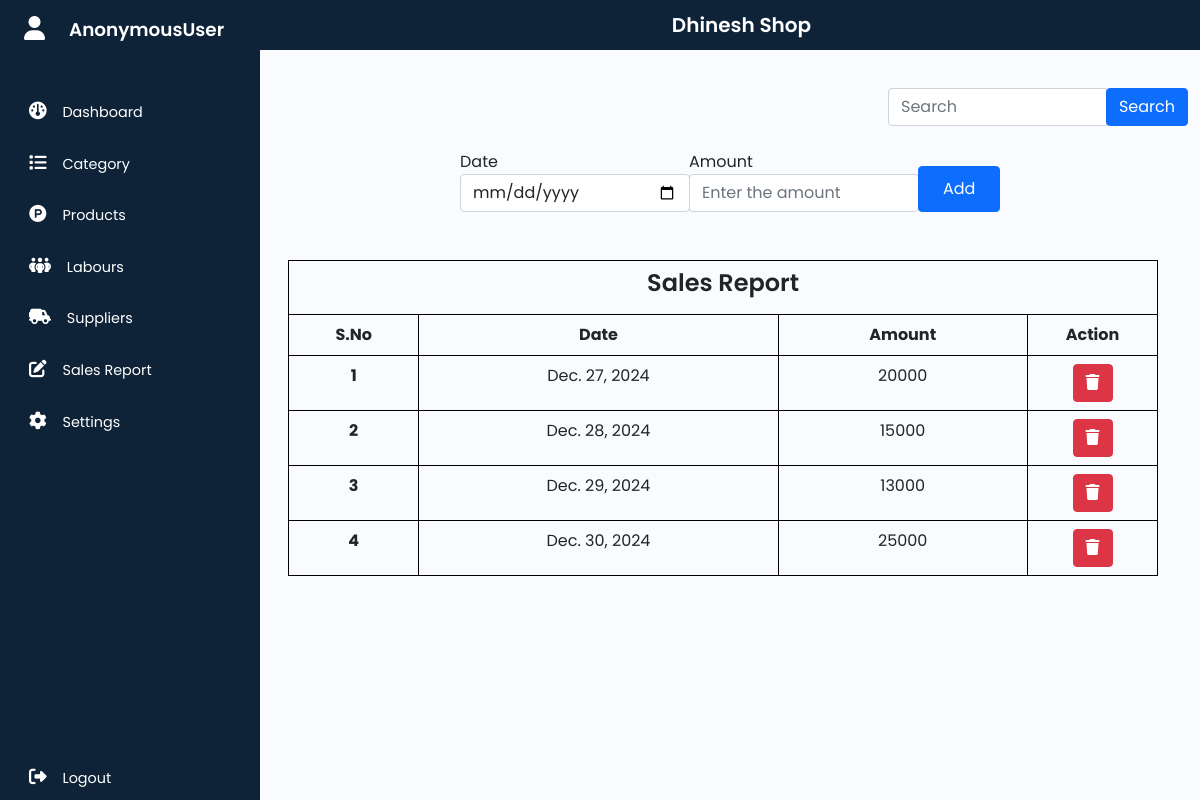
Page /salesreport/ on the committed database.
### Inventory_app/models.py (models this page shows)
class Settings(models.Model):
    store_name=models.CharField(max_length=100,null=False, blank=False)

class Salesreport(models.Model):
    date=models.DateField(null=False, blank=False)
    amount=models.IntegerField(null=True, blank=True)

### Inventory_app/views.py (the view)
# urls.py: path('salesreport/',views.SalesReport, name='salesreport'),
def SalesReport(request):
    sales_data=Salesreport.objects.all()
    if request.method == "POST":
        enter_date=request.POST['date']
        amount=request.POST['amount']
        a=Salesreport.objects.create(date=enter_date, amount=amount)
        a.save()
    return  render(request, "Sales_Report.html",{'data':sales_data})

### Inventory_app/context_processors.py (called while the page is built)
def my_model_data(request):
    data = Settings.objects.all()
    return {'my_model_data': data}

### templates/Sales_Report.html (shortened to what this page needs)
{% extends 'main.html' %}
{% load static %}
{% block content %}
            <section>
                <div class="container">
                    <div class="row">
                        <div class="col-lg-6 text-center">
                        </div>
                        <div class="col-lg-6">
                          <div class="input-group mb-2 mt-4 float-end" style="width: 300px;">
                              <input type="text" class="form-control w-4" placeholder="Search" id="searchInput">
                              <div class="input-group-append" >
                                <button class="btn btn-primary text-white " type="button" onclick="searchTable()">Search</button>
                              </div>
                          </div>
                      </div>
                    </div>
                    <div class="row mt-3 ">
                        <form method="post" class="salesreport ">
                            <div class="form d-flex" style="width: 50%; ">
                              <div class="form-group col-md-6">
                                <label for="date">Date</label>
                                <input type="date" class="form-control" id="date" placeholder="Select the date" name="date" style="width: 230px;">
                              </div>
                              <div class="form-group col-md-6">
                                <label for="Amount">Amount</label>
                                <input type="number" class="form-control" id="Amount" placeholder="Enter the amount" name="amount" style="width: 230px;">
                              </div>
                              <button type="submit" class="btn btn-primary mt-3 px-4 " >Add</button>
                            </div>
                        </form>
                    </div>
                    <div class="row">
                        <div class="col-lg-12">
                            <table class="table table-bordered table-responsive m-3 mt-5" style="width: 95%; border:1px solid black ;" id="dataTable">
                                <thead >
                                  <tr>
                                    <th colspan="6" class="text-center"><h1>Sales Report</h1></th>
                                  </tr>
                                  <tr class="text-center">
                                    <th scope="col" style="width: 15%;">S.No</th>
                                    <th scope="col" >Date</th>
                                    <th scope="col" >Amount</th>
                                    <th scope="col" style="width: 15%;">Action</th>
                                  </tr>
                                </thead>
                                <tbody>
                                  {% for datas in data %}
                                  <tr class="text-center">
                                    <th scope="row">{{forloop.counter}}</th>
                                    <td>{{datas.date}}</td>
                                    <td>{{datas.amount}}</td>
                                    <td><a href="/delete_sales_report/{{datas.id}}"><button type="button" class="btn btn-danger"><i class="fa-solid fa-trash"></i></button></a></td>
                                  </tr>
                                  {% endfor %}
                                </tbody>
                              </table>
                        </div>
                    </div>
                </div>
             </section>
{% endblock content %}

### templates/main.html (shortened to what this page needs)
{% load static %}
<!DOCTYPE html>
<html lang="en">
<head>
    <link href="https://cdn.jsdelivr.net/npm/bootstrap@5.0.2/dist/css/bootstrap.min.css" rel="stylesheet">
    <link href="https://cdnjs.cloudflare.com/ajax/libs/font-awesome/6.6.0/css/all.min.css" rel="stylesheet">
    <link rel="stylesheet" href="{% static 'assets\css\style.css' %}">
</head>
<body>
    <div class="wrapper">
        <aside id="sidebar" >
            <div class="d-flex">
                <button class="toggle-btn" type="button">
                    <i class="fa-solid fa-user"></i>
                </button>
                <div class="sidebar-logo">
                    <a href="#">{{request.user}}</a>
                </div>
            </div>
            <ul class="sidebar-nav ">
                <li class="sidebar-item">
                    <a href="{% url 'dashboard'  %}" class="sidebar-link">
                        <i class="fa-solid fa-gauge"></i>
                        <span>Dashboard</span>
                    </a>
                </li>
                <li class="sidebar-item">
                    <a href="{% url 'category'  %}" class="sidebar-link">
                        <i class="fa-solid fa-list"></i>
                        <span>Category</span>
                    </a>
                </li>
                <li class="sidebar-item">
                    <a href="{% url 'manageproduct'  %}" class="sidebar-link">
                        <i class="fa-brands fa-product-hunt"></i>
                        <span>Products</span>
                    </a>
                </li>
                <li class="sidebar-item">
                    <a href="{% url 'managelabour'  %}" class="sidebar-link">
                        <i class="fa-solid fa-people-group"></i>
                        <span>Labours</span>
                    </a>
                </li>
                <li class="sidebar-item">
                    <a href="{% url 'managesupplier'  %}" class="sidebar-link">
                        <i class="fa-solid fa-truck-field"></i>
                        <span>Suppliers</span>
                    </a>
                </li>
                <li class="sidebar-item">
                    <a href="{% url 'salesreport'  %}" class="sidebar-link">
                        <i class="fa-solid fa-pen-to-square"></i>
                        <span>Sales Report</span>
                    </a>
                </li>
                <li class="sidebar-item">
                    <a href="{% url 'settings'  %}" class="sidebar-link">
                        <i class="fa-solid fa-gear"></i>
                        <span>Settings</span>
                    </a>
                </li>
            </ul>
            <div class="sidebar-footer">
                <a href="{% url 'logout' %}" class="sidebar-link">
                    <i class="fa-solid fa-right-from-bracket"></i>
                    <span>Logout</span>
                </a>
            </div>
        </aside>
        <div class="main">
            <nav class="navbar navbar-fixed">
                <div class="container-fluid ">
                    {% for item in my_model_data %}
                        <h1 class="navbar-brand  text-white">{{item.store_name}}</h1>
                    {% endfor %}
                </div>
            </nav>
            {% block content %}
            {% endblock content %}
        </div>
    </div>
</body>
</html>

### static/assets/css/style.css (style rules this page uses)
a { text-decoration:none; }
li { list-style: none; }
h1 { font-weight: 600; font-size: 1.5rem; }
body { font-family: 'Poppins', sans-serif; }
.wrapper { display: flex; }
.main { min-height: 100vh; width: 100%; overflow: hidden; transition: all 0.35s ease-in-out; background-color: #fafbfe; }
#sidebar { width: 260px; min-width: 260px; height: 100vh; z-index: 1000; transition: all .25s ease-in-out; background-color: #0e2238; display: flex; flex-direction: column; position: sticky; top: 0; }
.toggle-btn { background-color: transparent; cursor: pointer; border: 0; padding: 1rem 1.5rem; }
.toggle-btn i { font-size: 1.5rem; color: #FFF; }
.sidebar-logo { margin: auto 0; }
.sidebar-logo a { color: #FFF; font-size: 1.15rem; font-weight: 600; }
.sidebar-nav { padding: 2rem 0; flex: 1 1 auto; }
a.sidebar-link { padding: .625rem 1.625rem; color: #FFF; display: block; font-size: 0.9rem; white-space: nowrap; border-left: 3px solid transparent; }
.sidebar-link i { font-size: 1.1rem; margin-right: .75rem; }
.sidebar-item { position: relative; padding-bottom: 10px; }
.main nav { background-color: #0e2238; }
nav div h1 { margin: 0 34%; }
.navbar-fixed { position: fixed; top: 0; width: 100%; z-index: 1000; background-color: #333; }
section { padding-top: 8vh; padding-bottom: 22vh; }
section { padding-top: 8vh; }
body .salesreport { margin: 0 20%; }

### rows in the picture
Settings: store_name "Dhinesh Shop"
Salesreport: date "Dec. 27, 2024", amount "20000"
Salesreport: date "Dec. 28, 2024", amount "15000"
Salesreport: date "Dec. 29, 2024", amount "13000"
Salesreport: date "Dec. 30, 2024", amount "25000"

### other values in the picture
{{ request.user }} "AnonymousUser"
